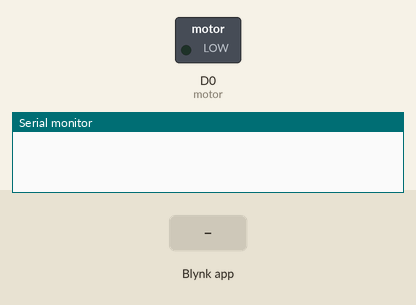
Bench run of a sketch on a simulated ESP8266 (NodeMCU). Parts: switched loads named in the sketch (green lamp = pin HIGH), the last lines printed to the serial monitor. The inputs (shaded band) are chosen by the test bench. Network time is answered at once with the bench clock; the local clock reads 2024-03-15 10:24:30 at power-on unless the sketch sets it.

Above: at 3.1 s.
3.2 s: Blynk app writes 1 to V0
At 8.2 s:
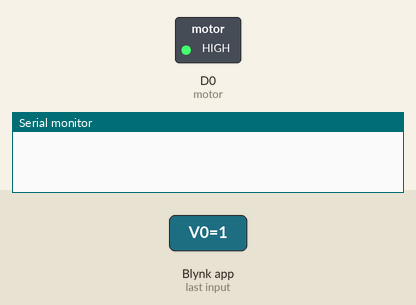
14.4 s: Blynk app writes 0 to V0
At 14.9 s:
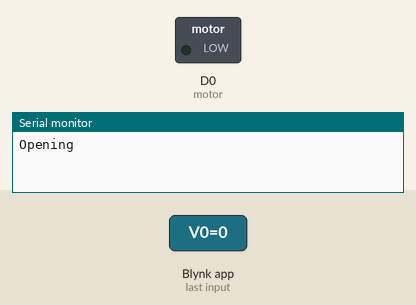
Timing chart, 0 to 17.4 s (numbered marks = the images above; inputs shaded):
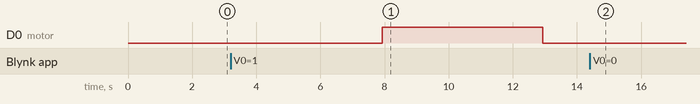

Measured:
- after the input at 3.2 s, D0 (motor): LOW → HIGH after 4.7 s, → LOW 5.0 s later
- after the input at 14.4 s, D0 (motor): stops changing and stays LOW

The sketch:

pet.ino
```cpp
#define BLYNK_TEMPLATE_ID "TMPLrKGv1gYp"
#define BLYNK_DEVICE_NAME "Pet Feeder"
#define BLYNK_FIRMWARE_VERSION "0.1.0"
#define BLYNK_PRINT Serial

#define APP_DEBUG
#include "BlynkEdgent.h"
#include <NTPClient.h>
#include <ESP8266WiFi.h>
#include <WiFiUdp.h>
const long utcOffsetInSeconds = 19800;
WiFiUDP ntpUDP;
NTPClient timeClient(ntpUDP, "asia.pool.ntp.org", utcOffsetInSeconds);
int HH, MM,final_time;
int time_blynk, data;

#define motor D0
BLYNK_WRITE(V0)
{
data = param.asInt();
}
BLYNK_WRITE(V1)
{
time_blynk = param.asInt();
Serial.print(time_blynk);

}
void setup()
{
  Serial.begin(115200);
  delay(100);

  BlynkEdgent.begin();
  pinMode(motor, OUTPUT);
  digitalWrite(motor, LOW);

  timeClient.begin();
}
void loop() {
  timeClient.update();
  HH = timeClient.getHours();

  int hours = HH;
    if (hours == 0) hours = 12;  // Midnight
    if (hours > 12) hours = hours - 12;

  MM = timeClient.getMinutes();

  final_time = 3600*hours + 60*MM;

  if (time_blynk == final_time){
    digitalWrite(motor, LOW);
    delay(3000);
    digitalWrite(motor,HIGH);
  }
  if (data == 1){
  digitalWrite(motor, HIGH);
  delay(5000);
  digitalWrite(motor,LOW);
  Serial.print("Opening");
}
  delay(6000);
  BlynkEdgent.run();
}
```
